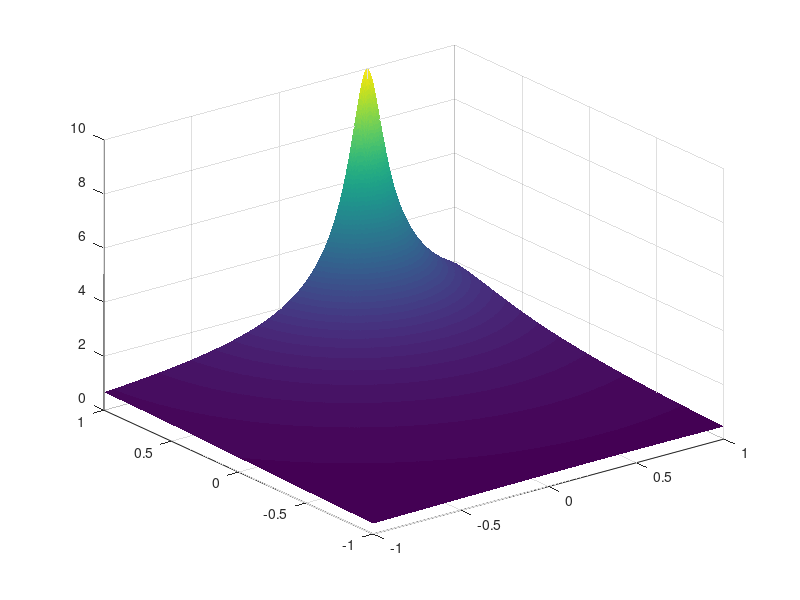

Write the MATLAB code that produced this figure.
close all
% 
% rule = 'Freud';
rule = 'Legendre';
N = 200;
n_qpSub = 5;
I_gauss = zeros(N,1);
N_arr = 1:N;
p = 10;
epsilon = 2/(2*p);
% f = @(x,y) 1./(1+(x.^2+y.^2)/epsilon.^2);
f = @(x,y) 1./sqrt((x-0.5).^2+(y-(1+epsilon)).^2);
x = linspace(-1,1,1000);
y = linspace(-1,1,1000);
[X,Y] = meshgrid(x,y);
surf(X,Y,f(X,Y),'EdgeColor','none','LineStyle','none')
return
for n = N_arr
    [Q1D,W1D] = getQuadFromFile(n);
    Q_xi = repmat(Q1D,n,1);
    Q_eta = repmat(Q1D.',n,1);
    Q_eta = Q_eta(:);
    W2D_1 = W1D*W1D.';
    W2D_1 = W2D_1(:);

    I_gauss(n) = sum(f(Q_xi,Q_eta).*W2D_1);
end
I = integral2(f,mp('-1'),mp('1'),mp('-1'),mp('1'),'AbsTol', 1e-20,'RelTol', 1e-20);
[Q1D,W1D] = getQuadFromFile(n_qpSub);
W = W1D*W1D.';
W = W(:);
Q_xi = repmat(Q1D,n_qpSub,1);
Q_eta = repmat(Q1D.',n_qpSub,1);
Q_eta = Q_eta(:);
n_div_arr = 1:round(N_arr(end)/n_qpSub);
I_gauss2 = zeros(numel(n_div_arr),1);
N_arr2 = zeros(numel(n_div_arr),1);
for n_div = n_div_arr
    Xi_e_y_arr  = linspace(-1,1,n_div+1);
    Eta_e_y_arr = linspace(-1,1,n_div+1);
    xi_y = zeros(n_qpSub^2,n_div^2);
    eta_y = zeros(n_qpSub^2,n_div^2);
    
    counter = 1;
    for i_eta = 1:n_div
        Eta_e_y_sub = Eta_e_y_arr(i_eta:i_eta+1);
        for i_xi = 1:n_div
            Xi_e_y_sub = Xi_e_y_arr(i_xi:i_xi+1);
            xi_y(:,counter) = parent2ParametricSpace(Xi_e_y_sub, Q_xi);
            eta_y(:,counter) = parent2ParametricSpace(Eta_e_y_sub, Q_eta);
            counter = counter + 1;
        end
    end
    xi_y = reshape(xi_y,n_div^2*n_qpSub^2,1);
    eta_y = reshape(eta_y,n_div^2*n_qpSub^2,1);
    W2D_1 = repmat(W,n_div^2,1);
%     Xi_e_arr  = linspace(-1,1,n_div+1);
%     xi = zeros(n_qpSub,n_div);
%     counter = 1;
%     for i_xi = 1:n_div
%         Xi_e_sub = Xi_e_arr(i_xi:i_xi+1);
%         xi(:,counter) = parent2ParametricSpace(Xi_e_sub, Q1D(:,1));
%         counter = counter + 1;
%     end
%     xi = reshape(xi,n_div*n_qpSub,1);
%     W2D_1 = repmat(W1D,n_div,1);
    J_2 = 1/n_div^2;
    I_gauss2(n_div) = sum(f(xi_y,eta_y).*W2D_1*J_2);
    N_arr2(n_div) = n_div*n_qpSub;
end
    
figure(2)
totError = abs(I_gauss - I)/abs(I);
totError2 = abs(I_gauss2 - I)/abs(I);
semilogy(N_arr,totError,N_arr2,totError2)
legend('Gauss','Sub Gauss')









